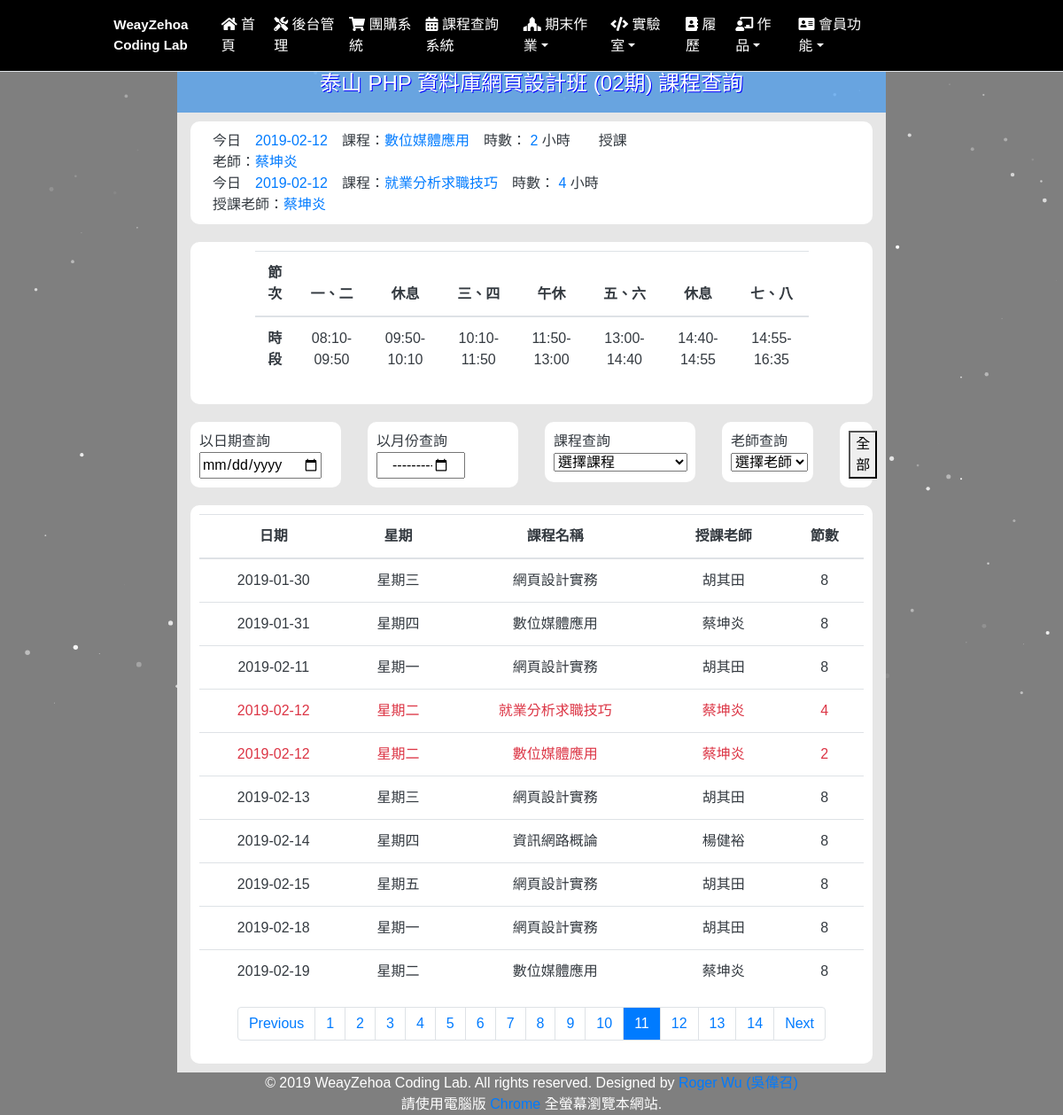
Screenshot of /?g=course with the database file from the repository.
### tables this page shows
CREATE TABLE `class` (
  `c_seq` int(10) UNSIGNED NOT NULL,
  `c_date` date NOT NULL COMMENT '日期',
  `c_week` int(1) NOT NULL COMMENT '星期',
  `c_name` int(1) NOT NULL COMMENT '課程名稱',
  `c_teacher` int(1) NOT NULL COMMENT '授課老師',
  `c_num` int(1) NOT NULL COMMENT '節數'
);

CREATE TABLE `class_name` (
  `c_n_seq` int(10) UNSIGNED NOT NULL,
  `c_n_name` text NOT NULL
);

CREATE TABLE `class_teacher` (
  `c_t_seq` int(1) UNSIGNED NOT NULL,
  `c_t_name` text NOT NULL
);

CREATE TABLE `class_week` (
  `c_w_seq` int(10) UNSIGNED NOT NULL,
  `c_w_n` text NOT NULL
);

### class_course.php (the view, shortened to what this page needs)
<?php
    $today = date("Y-m-d");
    $sql = "SELECT * from class a, class_week b, class_name c, class_teacher d where a.c_date = '".$today."' and a.c_week = b.c_w_seq and a.c_name = c.c_n_seq and a.c_teacher = d.c_t_seq";
    $ro = mysqli_query($link,$sql);
    $num = mysqli_num_rows($ro);
    $row = mysqli_fetch_assoc($ro);
?>
<div class="myheadbg text-white container col-8 text-shadow-bu1 text-center">
        <h4>泰山 PHP 資料庫網頁設計班 (02期) 課程查詢</h4>
</div>
<div class="container col-8 myconbg">
    <div class="row">
        <div class="col-12">
            <div class="bg-white text-dark mycol">
            <?php
                if($num >= 1){
                    do { ?>
                        <div class="col-8">今日　<span class="text-primary"><?=$today?></span>　課程：<span class="text-primary"><?=$row['c_n_name']?></span>　時數： <span class="text-primary"><?=$row['c_num']?></span> 小時　　授課老師：<span class="text-primary"><?=$row['c_t_name']?></span></div>
            <?php   }while($row = mysqli_fetch_assoc($ro));
                    }else{ ?>
                        <div class="col-8">今日　<span class="text-primary"><?=$today?></span>　課程：<span class="text-danger"> 無 </span></div>
            <?php   }?>
            </div>
        </div>
    </div>
</div>
<div class="container col-8 myconbg">
    <div class="row">
        <div class="col-12">
            <div class="bg-white text-dark mycol">
                <table class="table table-hover col-10 offset-1 text-center">
                    <thead>
                        <tr>
                        <th scope="col">節次</th>
                        <th scope="col">一、二</th>
                        <th scope="col">休息</th>
                        <th scope="col">三、四</th>
                        <th scope="col">午休</th>
                        <th scope="col">五、六</th>
                        <th scope="col">休息</th>
                        <th scope="col">七、八</th>
                        </tr>
                    </thead>
                    <tbody>
                        <tr>
                        <th>時段</th>
                        <td>08:10-09:50</td>
                        <td>09:50-10:10</td>
                        <td>10:10-11:50</td>
                        <td>11:50-13:00</td>
                        <td>13:00-14:40</td>
                        <td>14:40-14:55</td>
                        <td>14:55-16:35</td>
                        </tr>
                    </tbody>
                </table>
                </div>
            </div>
        </div>
    </div>
<div class="container col-8 myconbg">
    <div class="row">
        <div class="col-3">
            <div class="bg-white text-dark mycol">以日期查詢
                <input type="date" name="ccheck_date" id="ccheck_date">
            </div>
        </div>
        <div class="col-3">
            <div class="bg-white text-dark mycol">以月份查詢
                <input class="col-8" type="month" name="check_month" id="check_month">
            </div>
        </div>
        <div class="col-3">
            <div class="bg-white text-dark mycol">課程查詢
                <select name="check_class" id="check_class">
                    <option value="0">選擇課程</option>
                </select>
            </div>
        </div>
        <div class="col-2">
            <div class="bg-white text-dark mycol">老師查詢
                <select name="check_techer" id="check_techer">
                    <option value="0">選擇老師</option>
                </select>
            </div>
        </div>
        <div class="col-1">
            <div class="bg-white text-dark mycol text-center">
                <button type="button" id="allclass">全部</button>
            </div>
        </div>
    </div>
</div>
<div class="container col-8 myconbg">
    <div class="row">
        <div class="col-12">
            <div class="bg-white text-dark mycol text-center">
                <div>
                    <table  id="tb_show" class="table table-hover">
                        <thead>
                            <tr>
                            <th scope="col">日期</th>
                            <th scope="col">星期</th>
                            <th scope="col">課程名稱</th>
                            <th scope="col">授課老師</th>
                            <th scope="col">節數</th>
                            </tr>
                        </thead>
                        <tbody>
                        <?php
                            $page_cnt = 10;
                            $page_now = 1;
                            $sql = "SELECT * from class a, class_week b, class_name c, class_teacher d where a.c_week = b.c_w_seq and a.c_name = c.c_n_seq and a.c_teacher = d.c_t_seq order by a.c_date";
                            $ro1 = mysqli_query($link,$sql);
                            $total1 = mysqli_num_rows($ro1);
                            $row1 = mysqli_fetch_assoc($ro1);
                            do{
                                $class['date'][]=$row1['c_date'];
                            }while($row1 = mysqli_fetch_assoc($ro1));
                            for($i=0;$i<$total1;$i++){
                                if($class['date'][$i]==$today){
                                    $now_cnt = $i;
                                    $page_now = ceil($now_cnt / $page_cnt);
                                }
                            }
                            $page_total = ceil($total1/$page_cnt);
                            $page_open = ($page_now - 1) * $page_cnt;
                            $p1 = $page_now -1;
                            $p2 = $page_now +1;
                            $sql = "SELECT * from class a, class_week b, class_name c, class_teacher d where a.c_week = b.c_w_seq and a.c_name = c.c_n_seq and a.c_teacher = d.c_t_seq order by a.c_date limit ".$page_open." , ".$page_cnt;
                            $ro2 = mysqli_query($link,$sql);
                            $row2 = mysqli_fetch_assoc($ro2);
                            do {
                                if($row2['c_date']== $today){ ?>
                                    <tr>
                                    <td class="text-danger"><?=$row2['c_date']?></td>
                                    <td class="text-danger"><?=$row2['c_w_n']?></td>
                                    <td class="text-danger"><?=$row2['c_n_name']?></td>
                                    <td class="text-danger"><?=$row2['c_t_name']?></td>
                                    <td class="text-danger"><?=$row2['c_num']?></td>
                                    </tr>
                        <?php   }else{ ?>
                                    <tr>
                                    <td><?=$row2['c_date']?></td>
                                    <td><?=$row2['c_w_n']?></td>
                                    <td><?=$row2['c_n_name']?></td>
                                    <td><?=$row2['c_t_name']?></td>
                                    <td><?=$row2['c_num']?></td>
                                    </tr>
                        <?php   }
                                }while($row2 = mysqli_fetch_assoc($ro2)); ?>
                        </tbody>
                    </table>
                    <nav id="nav" aria-label="Page navigation example">
                        <ul class="pagination justify-content-center">
                            <li class="page-item">
                            <a class="page-link" href="?g=course&page=<?=$p1?>">Previous</a>
                            </li>
                            <?php for($ii = 1; $ii <= $page_total ; $ii++) {
                                if($ii == $page_now){
                                    ?>
                                    <li class="page-item"><a class="page-link  bg-primary text-white" href="?g=course&page=<?=$ii?>"><?=$ii?></a></li>
                            <?php }else{ ?>
                                    <li class="page-item"><a class="page-link" href="?g=course&page=<?=$ii?>"><?=$ii?></a></li>
                            <?php }
                                } ?>
                            <li class="page-item">
                            <a class="page-link" href="?g=course&page=<?=$p2?>">Next</a>
                            </li>
                        </ul>
                    </nav>
                </div>
            </div>
        </div>
    </div>
</div>

### css/codinglab.css (style rules this page uses)
body, html { font-family: 'Noto Sans TC','FontAwesome', sans-serif; text-rendering: optimizeLegibility !important; -webkit-font-smoothing: antialiased !important; width: 100% !important; height: 100% !important; min-height: 35rem; position: relative; }
body { background-attachment: fixed; background-repeat: no-repeat; }
.mycol { border-radius: 10px; padding:10px; margin:10px 0px 10px 0; }
.myheadbg { background-color:#66aaeee0; padding:10px; padding-top:80px; }
.myconbg { background-color:rgb(230, 230, 230); }
.text-white { color:#DDD; }
.bg-white { background-color:#DDD; }
.text-shadow-bu1 { text-shadow: 1px 1px #00F; }

### rows the page displays
class: class_name.c_n_name "數位媒體應用", c_num "2", class_teacher.c_t_name "蔡坤炎", c_date "2019-02-12", class_week.c_w_n "星期二"
class: class_name.c_n_name "就業分析求職技巧", c_num "4", class_teacher.c_t_name "蔡坤炎", c_date "2019-02-12", class_week.c_w_n "星期二"
class: c_date "2019-01-30", class_week.c_w_n "星期三", class_name.c_n_name "網頁設計實務", class_teacher.c_t_name "胡其田", c_num "8"
class: c_date "2019-01-31", class_week.c_w_n "星期四", class_name.c_n_name "數位媒體應用", class_teacher.c_t_name "蔡坤炎", c_num "8"
class: c_date "2019-02-11", class_week.c_w_n "星期一", class_name.c_n_name "網頁設計實務", class_teacher.c_t_name "胡其田", c_num "8"
class: c_date "2019-02-13", class_week.c_w_n "星期三", class_name.c_n_name "網頁設計實務", class_teacher.c_t_name "胡其田", c_num "8"
class: c_date "2019-02-14", class_week.c_w_n "星期四", class_name.c_n_name "資訊網路概論", class_teacher.c_t_name "楊健裕", c_num "8"
class: c_date "2019-02-15", class_week.c_w_n "星期五", class_name.c_n_name "網頁設計實務", class_teacher.c_t_name "胡其田", c_num "8"
class: c_date "2019-02-18", class_week.c_w_n "星期一", class_name.c_n_name "網頁設計實務", class_teacher.c_t_name "胡其田", c_num "8"
class: c_date "2019-02-19", class_week.c_w_n "星期二", class_name.c_n_name "數位媒體應用", class_teacher.c_t_name "蔡坤炎", c_num "8"
